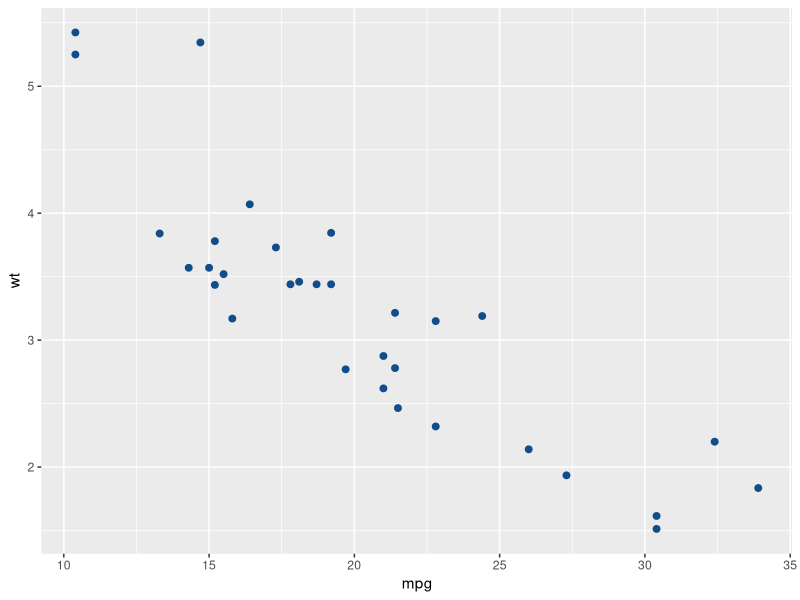
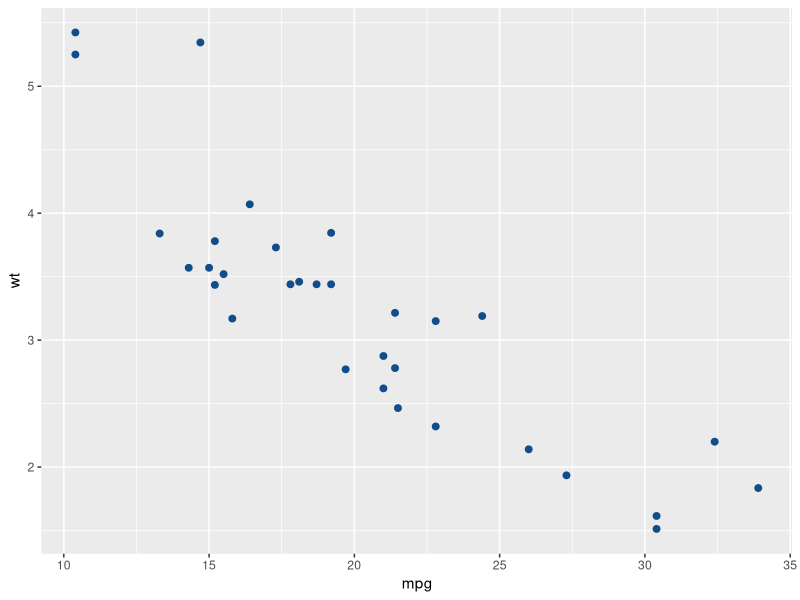
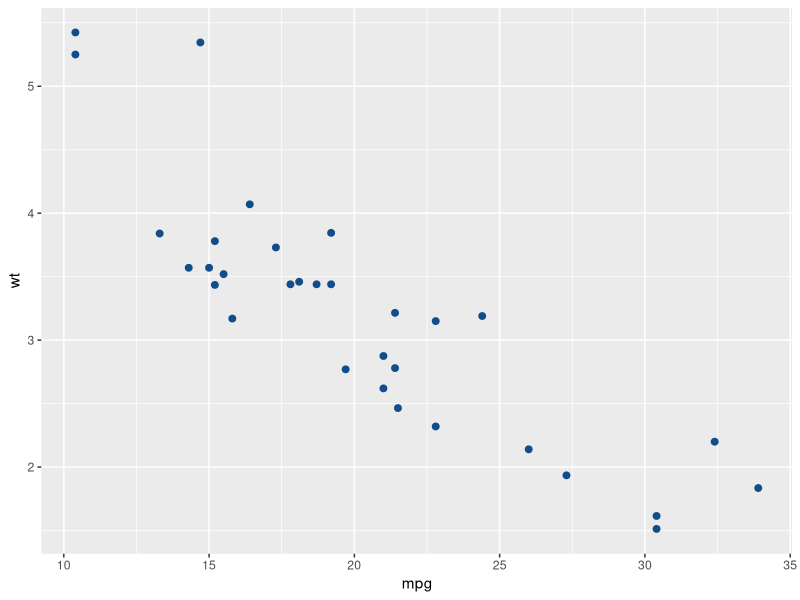
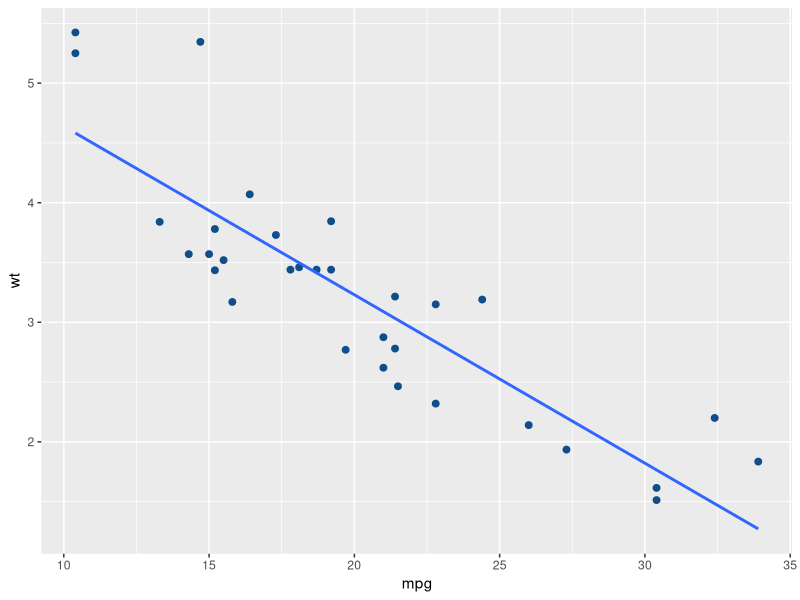

Here is the R script that generated these plots, in order:
## ---- chunk 1
#| message: false
#| echo: false

library(tidyverse)
## ---- chunk 2
#| echo: false

data(mtcars)
cor(mtcars$mpg, mtcars$wt)
## ---- chunk 3
#| fig-height: 2
#| fig-width: 2
#| fig-align: center

mtcars |>
    ggplot(aes(mpg, wt)) +
    geom_point(col="dodgerblue4", size=2)
## ---- chunk 4
mtcars[1:5, ]
## ---- chunk 5
knitr::kable(mtcars[1:5, ], )
## ---- chunk 6
#| echo: false

p <- mtcars |>
    ggplot(aes(mpg, wt)) +
    geom_point(col="dodgerblue4", size=2)
print(p)
## ---- chunk 7
#| echo: false

p
## ---- chunk 8
#| echo: false
#| message: false

p + geom_smooth(method="lm", se=F)
